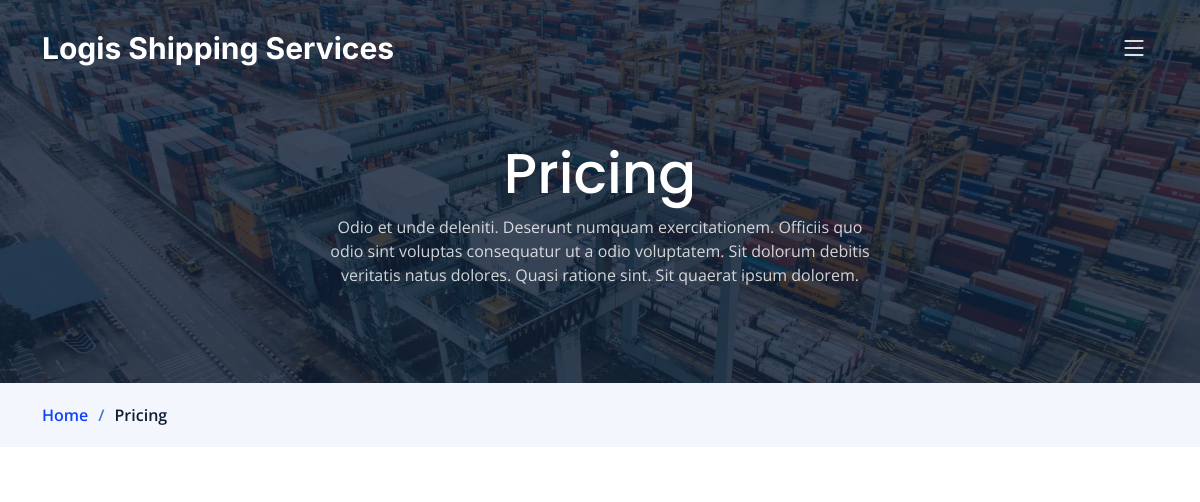
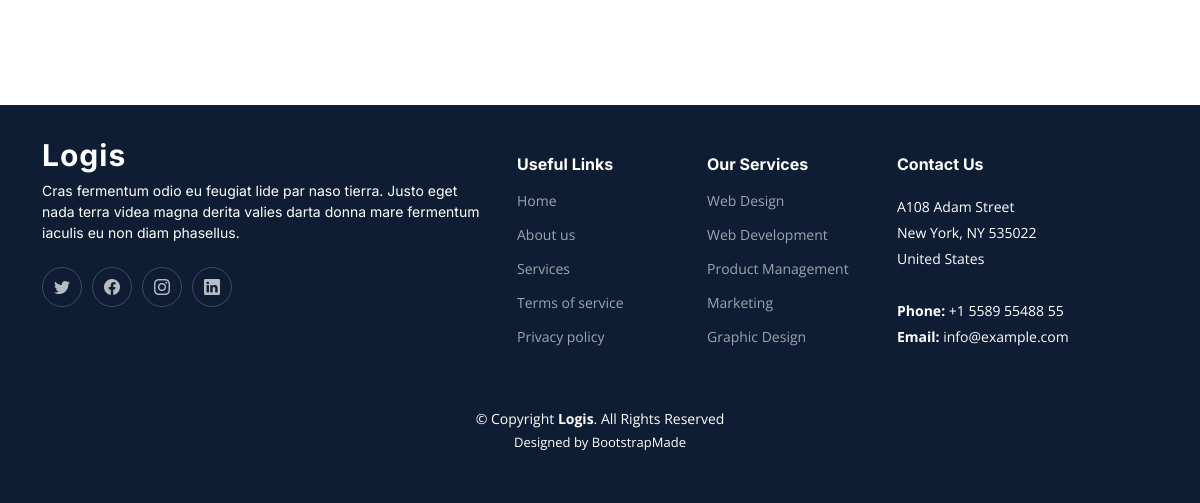
/pricing/, run on an earlier commit of the app's database (2 pictures, top to bottom).
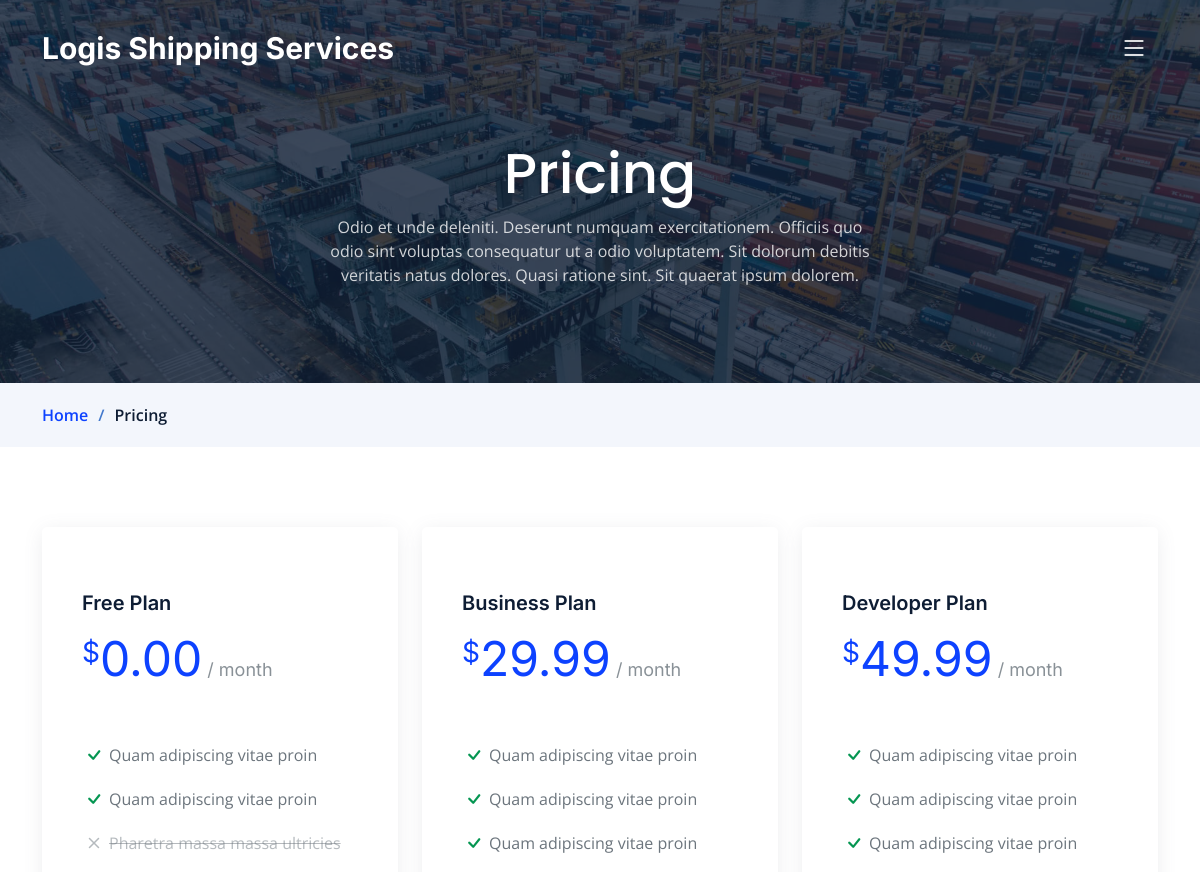
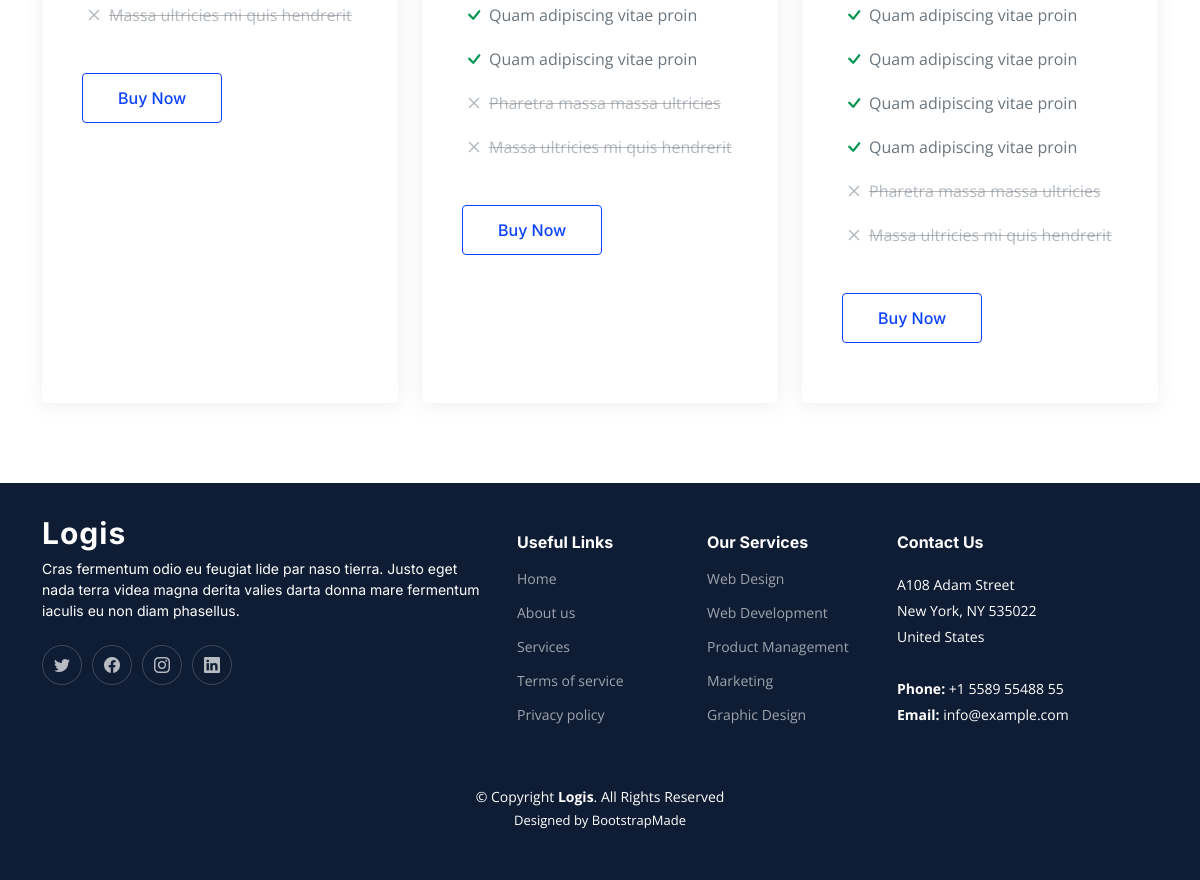
And on a later commit of the database (2 pictures, top to bottom).
### service/models.py (models this page shows, shortened)
class Pricing(models.Model):
    plane_name=models.CharField(max_length = 200)
    price=models.DecimalField( max_digits=6, decimal_places=2)
    def __str__(self):
        return str(self.plane_name)

class Offer(models.Model):
    plane_name=models.ForeignKey(Pricing, related_name='Pricing_Offer', on_delete=models.CASCADE)
    offers=models.CharField(max_length = 200)

### service/views.py (the view)
# urls.py: path('pricing/', PricingList.as_view(), name='pricing_list'),
class PricingList(ListView):
    model = Pricing
    extra_context = {
        'services': Service.objects.all(),
        'teams': OurTeam.objects.all(),
    }

### service/templates/service/pricing_list.html
{%extends 'base.html'%}
{% block body%}
<main id="main">
  <div class="breadcrumbs">
    <div class="page-header d-flex align-items-center" style="background-image: url('assets/img/page-header.jpg');">
      <div class="container position-relative">
        <div class="row d-flex justify-content-center">
          <div class="col-lg-6 text-center">
            <h2>Pricing</h2>
            <p>Odio et unde deleniti. Deserunt numquam exercitationem. Officiis quo odio sint voluptas consequatur ut a
              odio voluptatem. Sit dolorum debitis veritatis natus dolores. Quasi ratione sint. Sit quaerat ipsum
              dolorem.</p>
          </div>
        </div>
      </div>
    </div>
    <nav>
      <div class="container">
        <ol>
          <li><a href="index.html">Home</a></li>
          <li>Pricing</li>
        </ol>
      </div>
    </nav>
  </div>
  <section id="pricing" class="pricing">
    <div class="container" data-aos="fade-up">
      <div class="row gy-4">
        {% for item in object_list %}
        <div class="col-lg-4" data-aos="fade-up" data-aos-delay="100">
          <div class="pricing-item">
            <h3>{{item}}</h3>
            <h4><sup>$</sup>{{item.price}}<span> / month</span></h4>
            <ul>
              {%for offer in item.Pricing_Offer.all%}
              <li><i class="bi bi-check"></i> {{offer.offers}}</li>
              {%endfor%}
              <li class="na"><i class="bi bi-x"></i> <span>Pharetra massa massa ultricies</span></li>
              <li class="na"><i class="bi bi-x"></i> <span>Massa ultricies mi quis hendrerit</span></li>
            </ul>
            <a href="#" class="buy-btn">Buy Now</a>
          </div>
        </div>
        {%endfor%}
      </div>
    </div>
  </section>
</main>
{%endblock%}

What changed in the data, as far as the page shows it:
added Pricing: plane_name "Free Plan", price "0.00"
added Offer: offers "Quam adipiscing vitae proin", shown under "Free Plan"
added Offer: offers "Quam adipiscing vitae proin", shown under "Free Plan"
added Pricing: plane_name "Business Plan", price "29.99"
added Offer: offers "Quam adipiscing vitae proin", shown under "Business Plan"
added Offer: offers "Quam adipiscing vitae proin", shown under "Business Plan"
added Offer: offers "Quam adipiscing vitae proin", shown under "Business Plan"
added Offer: offers "Quam adipiscing vitae proin", shown under "Business Plan"
added Offer: offers "Quam adipiscing vitae proin", shown under "Business Plan"
added Pricing: plane_name "Developer Plan", price "49.99"
added Offer: offers "Quam adipiscing vitae proin", shown under "Developer Plan"
added Offer: offers "Quam adipiscing vitae proin", shown under "Developer Plan"
added Offer: offers "Quam adipiscing vitae proin", shown under "Developer Plan"
added Offer: offers "Quam adipiscing vitae proin", shown under "Developer Plan"
added Offer: offers "Quam adipiscing vitae proin", shown under "Developer Plan"
added Offer: offers "Quam adipiscing vitae proin", shown under "Developer Plan"
added Offer: offers "Quam adipiscing vitae proin", shown under "Developer Plan"
